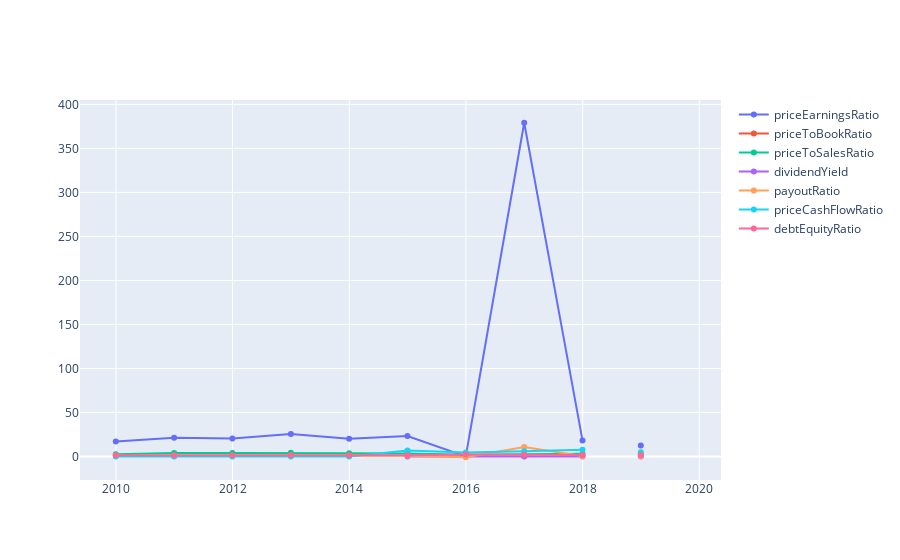

The notebook cell this image was saved under:
### Code cell
fig = go.Figure()
for indicator in indicator_cols:
    fig.add_trace(go.Scatter(
        x=df_stock['index'],
        y=df_stock[indicator],
        name=indicator))
fig.show()

### Figure 1 — Plotly figure (JSON) as saved in the notebook; plotly's stock layout.template omitted (floating-point values rounded to 4 significant figures)
{"data": [{"name": "priceEarningsRatio", "type": "scatter", "x": ["2009-12-31", "2010-12-31", "2011-12-31", "2012-12-31", "2013-12-31", "2014-12-31", "2015-12-31", "2016-12-31", "2017-12-31", "2018-03-31", "2018-06-30", "2018-09-30", "2018-12-31", "2019-03-31", "2019-10-05"], "y": [17.07, 21.19, 20.52, 25.56, 20.08, 23.19, 0, 379.2, 18.25, null, null, null, 12.29, null, null]}, {"name": "priceToBookRatio", "type": "scatter", "x": ["2009-12-31", "2010-12-31", "2011-12-31", "2012-12-31", "2013-12-31", "2014-12-31", "2015-12-31", "2016-12-31", "2017-12-31", "2018-03-31", "2018-06-30", "2018-09-30", "2018-12-31", "2019-03-31", "2019-10-05"], "y": [null, null, null, null, null, null, null, null, null, null, null, null, null, null, null]}, {"name": "priceToSalesRatio", "type": "scatter", "x": ["2009-12-31", "2010-12-31", "2011-12-31", "2012-12-31", "2013-12-31", "2014-12-31", "2015-12-31", "2016-12-31", "2017-12-31", "2018-03-31", "2018-06-30", "2018-09-30", "2018-12-31", "2019-03-31", "2019-10-05"], "y": [2.59, 3.799, 3.869, 4.16, 3.662, 3.41, 2.034, 2.527, 3.168, null, null, null, 2.3, null, null]}, {"name": "dividendYield", "type": "scatter", "x": ["2009-12-31", "2010-12-31", "2011-12-31", "2012-12-31", "2013-12-31", "2014-12-31", "2015-12-31", "2016-12-31", "2017-12-31", "2018-03-31", "2018-06-30", "2018-09-30", "2018-12-31", "2019-03-31", "2019-10-05"], "y": [null, null, null, null, null, 0.04712, 0.07303, 0.04702, 0.03335, null, null, null, 0.0494, null, null]}, {"name": "payoutRatio", "type": "scatter", "x": ["2009-12-31", "2010-12-31", "2011-12-31", "2012-12-31", "2013-12-31", "2014-12-31", "2015-12-31", "2016-12-31", "2017-12-31", "2018-03-31", "2018-06-30", "2018-09-30", "2018-12-31", "2019-03-31", "2019-10-05"], "y": [0.6527, 0.8877, 0.773, 0.9588, 0.7293, 0.7014, -0.9154, 10.67, 0.564, null, null, null, 0.5348, null, null]}, {"name": "priceCashFlowRatio", "type": "scatter", "x": ["2009-12-31", "2010-12-31", "2011-12-31", "2012-12-31", "2013-12-31", "2014-12-31", "2015-12-31", "2016-12-31", "2017-12-31", "2018-03-31", "2018-06-30", "2018-09-30", "2018-12-31", "2019-03-31", "2019-10-05"], "y": [0, 0, 0, 0, 0, 6.754, 4.516, 6.024, 7.676, null, null, null, 4.852, null, null]}, {"name": "debtEquityRatio", "type": "scatter", "x": ["2009-12-31", "2010-12-31", "2011-12-31", "2012-12-31", "2013-12-31", "2014-12-31", "2015-12-31", "2016-12-31", "2017-12-31", "2018-03-31", "2018-06-30", "2018-09-30", "2018-12-31", "2019-03-31", "2019-10-05"], "y": [1.395, 1.307, 1.282, 1.312, 1.391, 1.488, 2.134, 1.849, 1.738, null, null, null, 1.712, null, null]}], "layout": {"autosize": true, "xaxis": {"autorange": true, "range": ["2009-06-04 19:08:40.3062", "2020-05-01 04:51:19.6938"], "type": "date"}, "yaxis": {"autorange": true, "range": [-28.76, 407.0], "type": "linear"}}}
